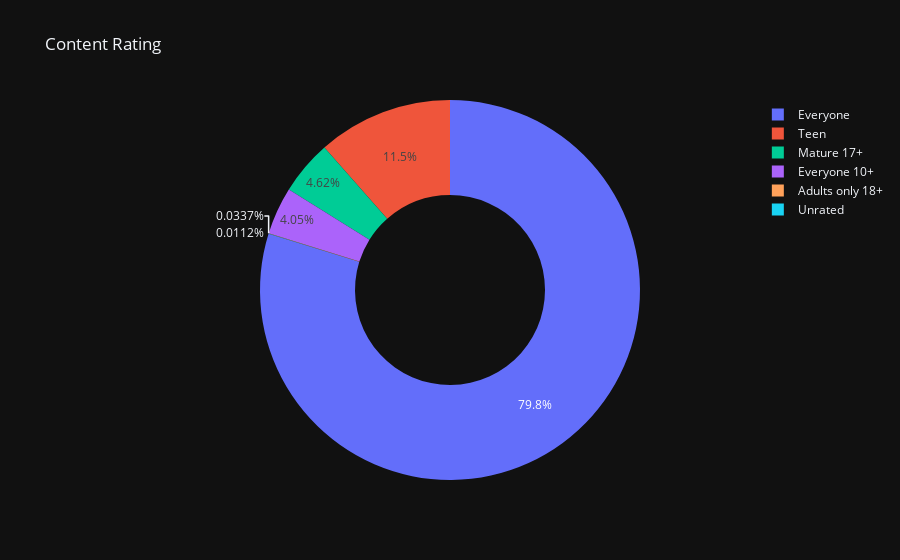

The code cell stored with this chart in its notebook:
### Code cell
ratings = df_apps_clean['Content_Rating'].value_counts()
plt.figure()
px.pie(
    labels=ratings.index,
    values=ratings.values,
    title="Content Rating",
    names=ratings.index,
    hole=0.5
)

### Figure 1 — Plotly figure (JSON) as saved in the notebook; plotly's stock layout.template omitted (floating-point values rounded to 4 significant figures)
{"data": [{"domain": {"x": [0.0, 1.0], "y": [0.0, 1.0]}, "hole": 0.5, "hovertemplate": "label=%{label}<br>value=%{value}<extra></extra>", "labels": ["Everyone", "Teen", "Mature 17+", "Everyone 10+", "Adults only 18+", "Unrated"], "legendgroup": "", "name": "", "showlegend": true, "values": [7094, 1022, 411, 360, 3, 1], "type": "pie"}], "layout": {"legend": {"tracegroupgap": 0}, "title": {"text": "Content Rating"}}}
